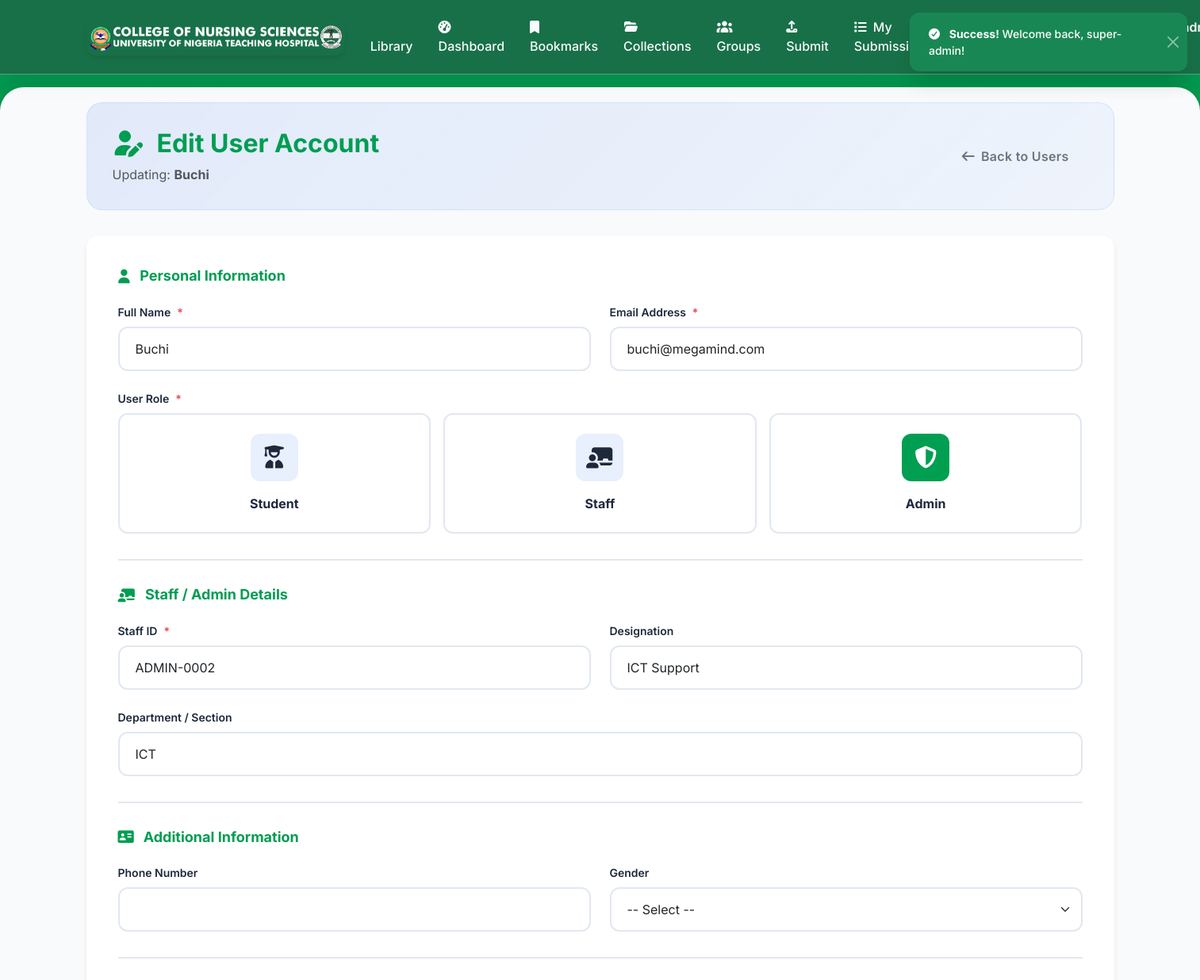
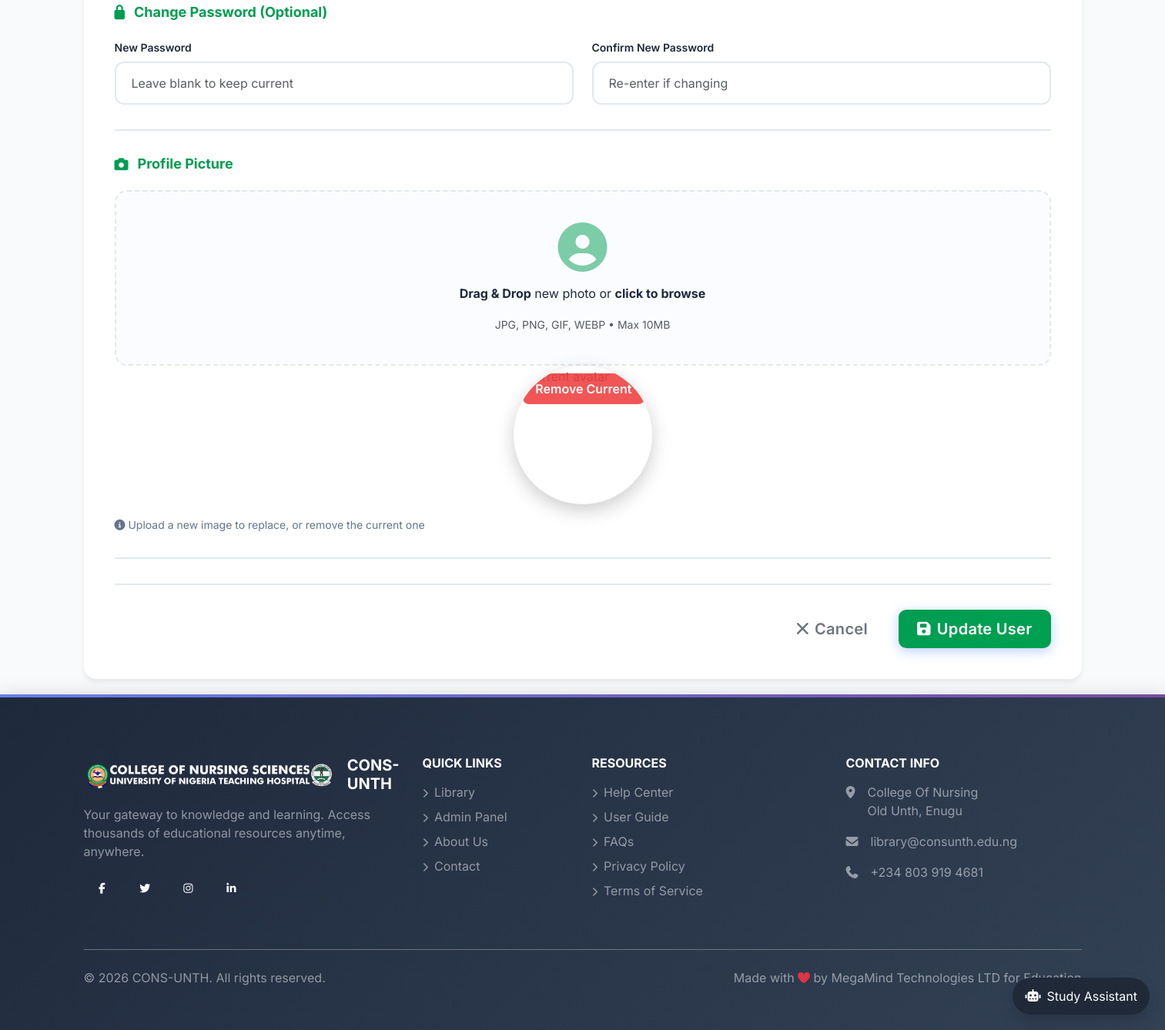
The app's page /admin/user/edit/7 (signed in) with its own data (2 pictures, top to bottom).
### tables this page shows
CREATE TABLE `user_profiles` (
  `id` int(10) UNSIGNED NOT NULL,
  `user_id` int(10) UNSIGNED NOT NULL,
  `reg_no` varchar(50) DEFAULT NULL,
  `enrollment_year` year(4) DEFAULT NULL,
  `department` varchar(100) DEFAULT NULL,
  `staff_id` varchar(50) DEFAULT NULL,
  `designation` varchar(100) DEFAULT NULL,
  `department_staff` varchar(100) DEFAULT NULL,
  `phone` varchar(20) DEFAULT NULL,
  `gender` enum('Male','Female','Other') DEFAULT NULL,
  `created_at` datetime DEFAULT current_timestamp(),
  `updated_at` datetime DEFAULT current_timestamp() ON UPDATE current_timestamp()
);

CREATE TABLE `users` (
  `id` int(10) UNSIGNED NOT NULL,
  `name` varchar(255) NOT NULL,
  `email` varchar(255) NOT NULL,
  `password_hash` varchar(255) NOT NULL,
  `profile_image_path` varchar(255) DEFAULT NULL,
  `role` enum('admin','student','staff') NOT NULL DEFAULT 'student',
  `created_at` datetime DEFAULT current_timestamp(),
  `status` varchar(20) NOT NULL DEFAULT 'active',
  `email_verified_at` datetime DEFAULT NULL,
  `approved_by` int(10) UNSIGNED DEFAULT NULL,
  `approved_at` datetime DEFAULT NULL
);

### includes/functions.php (called while the page is built, shortened)
<?php
function app_base_path_prefix(): string {
    $scriptDir = str_replace('\\', '/', dirname($_SERVER['SCRIPT_NAME'] ?? ''));
    $scriptDir = rtrim($scriptDir, '/');
    $base = preg_replace('#/admin$#', '', $scriptDir);
    return $base;
}
function app_path(string $relative = ''): string {
    $base = app_base_path_prefix();
    $relative = ltrim($relative, '/');
    if ($relative === '') {
        return $base === '' ? '/' : $base;
    }
    return rtrim($base, '/') . '/' . $relative;
}
function h(?string $str): string {
    return htmlspecialchars($str ?? '', ENT_QUOTES, 'UTF-8');
}

### admin/user_edit.php (the view, shortened to what this page needs)
<?php
require_once __DIR__ . '/../includes/auth.php';
$legacyId = (int)($_GET['id'] ?? 0);
$id = $legacyId;
$stmt = $pdo->prepare("
    SELECT u.*, up.reg_no, up.enrollment_year, up.department,
           up.staff_id, up.designation, up.department_staff, up.phone, up.gender
    FROM users u
    LEFT JOIN user_profiles up ON u.id = up.user_id
    WHERE u.id = :id
");
$stmt->execute([':id' => $id]);
$user = $stmt->fetch(PDO::FETCH_ASSOC);
$name = trim($_POST['name'] ?? $user['name']);
$email = trim($_POST['email'] ?? $user['email']);
$role = $_POST['role'] ?? $user['role'];
include __DIR__ . '/../includes/header.php';
?>
<div class="page-header">
    <div class="d-flex justify-content-between align-items-center flex-wrap gap-3">
        <div>
            <h2 class="fw-bold mb-2 page-title">
                <i class="fas fa-user-edit me-3"></i>Edit User Account
            </h2>
            <p class="text-muted mb-0">Updating: <strong><?= h($user['name']) ?></strong></p>
        </div>
        <a href="<?= h(app_path('admin/users')) ?>" class="btn btn-outline-secondary"><i class="fas fa-arrow-left me-2"></i>Back to Users</a>
    </div>
</div>
<div class="form-card">
    <form method="post" enctype="multipart/form-data" id="userForm">
        <div class="form-section">
            <h5 class="section-title"><i class="fas fa-user"></i> Personal Information</h5>
            <div class="row g-4">
                <div class="col-md-6">
                    <label class="form-label">Full Name <span class="required">*</span></label>
                    <input type="text" name="name" class="form-control" required value="<?= h($name) ?>">
                </div>
                <div class="col-md-6">
                    <label class="form-label">Email Address <span class="required">*</span></label>
                    <input type="email" name="email" class="form-control" required value="<?= h($email) ?>">
                </div>
                <div class="col-md-12">
                    <label class="form-label">User Role <span class="required">*</span></label>
                    <div class="role-selector">
                        <label class="role-option">
                            <div class="role-content">
                                <div class="role-icon"><i class="fas fa-user-graduate"></i></div>
                                <div class="fw-bold">Student</div>
                            </div>
                        </label>
                        <label class="role-option">
                            <div class="role-content">
                                <div class="role-icon"><i class="fas fa-chalkboard-teacher"></i></div>
                                <div class="fw-bold">Staff</div>
                            </div>
                        </label>
                        <label class="role-option">
                            <div class="role-content">
                                <div class="role-icon"><i class="fas fa-shield-alt"></i></div>
                                <div class="fw-bold">Admin</div>
                            </div>
                        </label>
                    </div>
                </div>
            </div>
        </div>
<div class="form-section role-section <?= ($role==='staff' || $role==='admin') ? 'is-visible' : 'is-hidden' ?>" id="staff-fields">
    <h5 class="section-title"><i class="fas fa-chalkboard-teacher"></i> Staff / Admin Details</h5>
            <div class="row g-4">
                <div class="col-md-6">
                    <label class="form-label">Staff ID <span class="required">*</span></label>
<input type="text" name="staff_id" class="form-control"
       value="<?= h(($role==='staff' || $role==='admin') ? ($_POST['staff_id'] ?? $user['staff_id']) : '') ?>">
                </div>
                <div class="col-md-6">
                    <label class="form-label">Designation</label>
<input type="text" name="designation" class="form-control"
       value="<?= h(($role==='staff' || $role==='admin') ? ($_POST['designation'] ?? $user['designation']) : '') ?>">
                </div>
                <div class="col-md-12">
                    <label class="form-label">Department / Section</label>
<input type="text" name="department_staff" class="form-control"
       value="<?= h(($role==='staff' || $role==='admin') ? ($_POST['department_staff'] ?? $user['department_staff']) : '') ?>">
                </div>
            </div>
        </div>
        <div class="form-section">
            <h5 class="section-title"><i class="fas fa-address-card"></i> Additional Information</h5>
            <div class="row g-4">
                <div class="col-md-6">
                    <label class="form-label">Phone Number</label>
                    <input type="tel" name="phone" class="form-control" value="<?= h($_POST['phone'] ?? $user['phone'] ?? '') ?>">
                </div>
                <div class="col-md-6">
                    <label class="form-label">Gender</label>
                    <select name="gender" class="form-select">
                        <option value="">-- Select --</option>
                    </select>
                </div>
            </div>
        </div>
        <div class="form-section">
            <h5 class="section-title"><i class="fas fa-lock"></i> Change Password (Optional)</h5>
            <div class="row g-4">
                <div class="col-md-6">
                    <label class="form-label">New Password</label>
                    <input type="password" name="password" class="form-control" placeholder="Leave blank to keep current">
                </div>
                <div class="col-md-6">
                    <label class="form-label">Confirm New Password</label>
                    <input type="password" name="password_confirm" class="form-control" placeholder="Re-enter if changing">
                </div>
            </div>
        </div>
        <div class="form-section">
            <h5 class="section-title"><i class="fas fa-camera"></i> Profile Picture</h5>
            <div class="avatar-upload-area" id="avatarDropZone">
                <i class="fas fa-user-circle avatar-upload-icon"></i>
                <p class="mt-3"><strong>Drag & Drop</strong> new photo or <strong>click to browse</strong></p>
                <small class="text-muted">JPG, PNG, GIF, WEBP • Max 10MB</small>
            </div>
            <?php if ($user['profile_image_path']): ?>
                <div class="avatar-preview active" id="currentAvatar">
                    <button type="button" class="avatar-preview-remove" id="removeCurrentAvatar">Remove Current</button>
                </div>
                <div class="current-info-text">
                    <i class="fas fa-info-circle"></i>
                    Upload a new image to replace, or remove the current one
                </div>
            <?php endif; ?>
        </div>
        <div class="action-buttons">
            <a href="<?= h(app_path('admin/users')) ?>" class="btn btn-outline-secondary btn-lg"><i class="fas fa-times me-2"></i>Cancel</a>
            <button type="submit" class="btn btn-primary btn-lg"><i class="fas fa-save me-2"></i>Update User</button>
        </div>
    </form>
</div>
<?php include __DIR__ . '/../includes/footer.php'; ?>

### assets/css/components.css (style rules this page uses)
.page-header { background: linear-gradient(135deg, rgba(37, 99, 235, 0.1), rgba(59, 130, 246, 0.05)); border-radius: 20px; padding: 2rem; margin-bottom: 2rem; border: 1px solid rgba(37, 99, 235, 0.1); }
.form-card { background: white; border-radius: 16px; padding: 2.5rem; box-shadow: 0 4px 6px rgba(0, 0, 0, 0.07); }
.form-section { margin-bottom: 2rem; padding-bottom: 2rem; border-bottom: 2px solid var(--border-color); }
.section-title { font-size: 1.125rem; font-weight: 700; color: var(--primary-color); margin-bottom: 1.5rem; display: flex; align-items: center; gap: 0.75rem; }
.form-label { font-weight: 600; color: var(--text-primary); margin-bottom: 0.5rem; font-size: 0.875rem; display: flex; align-items: center; gap: 0.5rem; }
.form-label .required { color: #ef4444; }
.form-control, .form-select { border: 2px solid var(--border-color); border-radius: 12px; padding: 0.875rem 1.25rem; font-size: 1rem; transition: all 0.3s ease; }
.action-buttons { display: flex; gap: 1rem; justify-content: flex-end; padding-top: 2rem; border-top: 2px solid var(--border-color); }
.avatar-upload-area { border: 2px dashed var(--border-color); border-radius: 16px; padding: 2.5rem; text-align: center; transition: all 0.3s ease; background: rgba(37, 99, 235, 0.02); cursor: pointer; position: relative; }
.avatar-upload-icon { font-size: 4rem; color: var(--primary-color); opacity: 0.5; transition: all 0.3s ease; }
.avatar-preview { margin-top: 1.5rem; display: none; border-radius: 50%; overflow: hidden; box-shadow: 0 8px 25px rgba(0, 0, 0, 0.2); width: 180px; height: 180px; margin: 0 auto; position: relative; }
.avatar-preview.active { display: block; }
.avatar-preview-remove { position: absolute; top: 10px; right: 10px; background: rgba(239, 68, 68, 0.9); color: white; border: none; padding: 0.5rem 1rem; border-radius: 8px; cursor: pointer; font-weight: 600; transition: all 0.3s ease; }
.current-info-text { font-size: 0.875rem; color: var(--text-secondary); margin-top: 1rem; }
.role-selector { display: grid; grid-template-columns: 1fr 1fr 1fr; gap: 1rem; }
.role-option { border: 2px solid var(--border-color); border-radius: 12px; padding: 1.5rem; cursor: pointer; transition: all 0.3s ease; text-align: center; }
.role-option input[type=radio]:checked ~ .role-content .role-icon { background: linear-gradient(135deg, var(--primary-color), var(--accent-color)); color: white; }
.role-icon { width: 60px; height: 60px; margin: 0 auto 1rem; background: rgba(37, 99, 235, 0.1); border-radius: 12px; display: flex; align-items: center; justify-content: center; font-size: 1.75rem; transition: all 0.3s ease; }
:root { --primary-color: #009D52; --secondary-color: #187048; --accent-color: #00A050; --success-color: #10b981; --warning-color: #f59e0b; --danger-color: #ef4444; --light-bg: #f8fafc; --card-bg: #ffffff; --text-primary: #1e293b; --text-secondary: #64748b; --border-color: #e2e8f0; --shadow-sm: 0 1px 2px 0 rgba(0, 0, 0, 0.05); --shadow: 0 4px 6px -1px rgba(0, 0, 0, 0.1); --shadow-lg: 0 10px 15px -3px rgba(0, 0, 0, 0.1); --shadow-xl: 0 20px 25px -5px rgba(0, 0, 0, 0.1); }
* { margin: 0; padding: 0; box-sizing: border-box; }
body { font-family: 'Inter', -apple-system, BlinkMacSystemFont, 'Segoe UI', sans-serif; background: linear-gradient(135deg, var(--primary-color) 0%, var(--accent-color) 100%); background-attachment: fixed; color: var(--text-primary); min-height: 100dvh; }
.btn { font-weight: 600; padding: clamp(0.5rem, 1.4vh, 0.625rem) clamp(1rem, 2vw, 1.5rem); border-radius: 10px; transition: all 0.3s ease; border: none; text-transform: none; letter-spacing: 0.3px; }
.btn-primary { background: linear-gradient(135deg, var(--primary-color), var(--accent-color)); box-shadow: 0 4px 15px rgba(37, 99, 235, 0.3); }
.page-title { color: var(--primary-color); }
.role-section.is-visible { display: block; }
.form-card { transition: all 0.3s ease; }
.search-input, .form-select { border: 2px solid var(--border-color); border-radius: 12px; padding: 0.875rem 1.25rem; font-size: 1rem; transition: all 0.3s ease; }
body, .navbar, .card, .form-control, .form-select, .btn, footer, .resource-card, .stat-card, .form-card, .table { transition: background-color 0.3s ease, color 0.3s ease, border-color 0.3s ease, box-shadow 0.3s ease; }

### records on screen
user_profiles: user.name "Buchi", name "Buchi", email "buchi@megamind.com", staff_id "ADMIN-0002", designation "ICT Support", department_staff "ICT"

### other values on screen
$flash['message'] "Welcome back, super-admin!"
$APP_NAME "CONS-UNTH"
